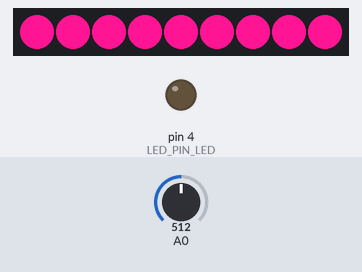
Recording of a sketch running on a simulated Arduino Uno, built with avr-gcc and run on an emulated ATmega328P. On the bench: 9 RGB LEDs in strip order, left to right, output pins drawn as LEDs (lit = HIGH). The test bench sets the inputs (shaded band); at power-on: A0 = 512. What the sketch prints to the serial monitor is not drawn.

Above: at 1.2 s.
1.3 s: A0 set to 0
At 1.7 s:
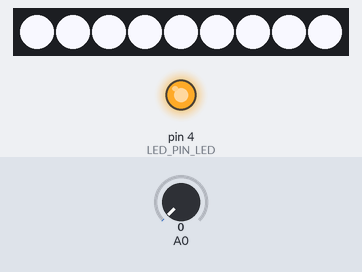
4.3 s: A0 set to 20
At 5.3 s:
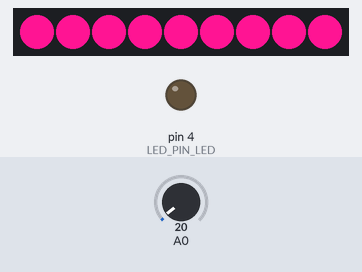
5.8 s: A0 set to 0
At 6.3 s:
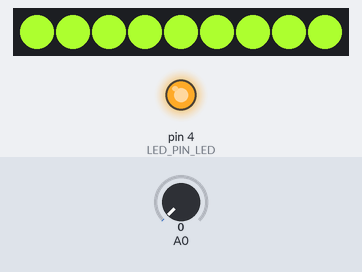
8.8 s: A0 set to 122
At 9.9 s:
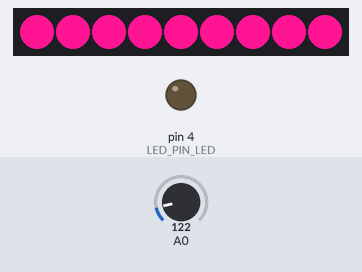
10.3 s: A0 set to 0
At 11.1 s:
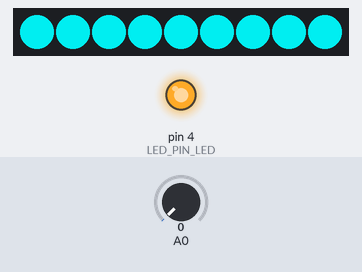
13.3 s: A0 set to 306
At 14.5 s:
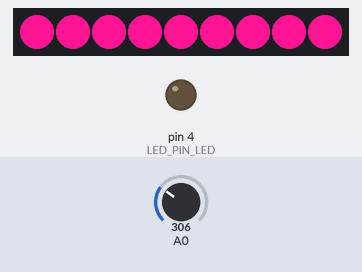
Timing chart, 0 to 15.8 s (numbered marks = the images above; inputs shaded):
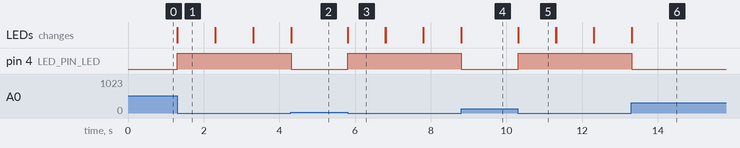

Measured:
- after the input at 1.3 s, pin 4 (LED_PIN_LED): LOW → HIGH at once; the LEDs: change at once (image 1)
- after the input at 4.3 s, pin 4 (LED_PIN_LED): HIGH → LOW at once; the LEDs: change at once (image 2)
- after the input at 5.8 s, pin 4 (LED_PIN_LED): LOW → HIGH at once; the LEDs: change at once (image 3)
- after the input at 8.8 s, pin 4 (LED_PIN_LED): HIGH → LOW at once; the LEDs: change at once (image 4)
- after the input at 10.3 s, pin 4 (LED_PIN_LED): LOW → HIGH at once; the LEDs: change at once (image 5)
- after the input at 13.3 s, pin 4 (LED_PIN_LED): HIGH → LOW at once
- what the display in image 1 shows lasts 1.0 s, from 1.3 s to 2.3 s

The sketch:

TenAgeLEDiPhoneCase.ino
```cpp
//CdS Cell 光りセンサ　片方の足に10kΩの抵抗をはんだづけして、Arduino５Vポートに接続、同じ足にA0ポートに接続する電線をはんだづけ　片方はGNDにつなげる　Arduino　A0,GND,5Vに接続
//WS2812B　LEDテープ　Arduino　5V-LED 5V ,Arduino D2-LED DIN, Arduino GND-LED GNDに接続する　LEDテープの方向注意
//アンテナ用粒LED Arduino D4-LED プラスの足,Arduino　GND-LED マイナスの足に接続する

#include <FastLED.h>

#define LED_PIN_WS2812B     2      // WS2812B LEDのデータピン
#define NUM_LEDS_WS2812B    9      // WS2812B LEDの数
#define LED_PIN_LED         4      // 粒LEDのデータピン

#define LED_TYPE_WS2812B   WS2812B
#define COLOR_ORDER_WS2812B GRB

CRGB leds[NUM_LEDS_WS2812B];

// 順番に点灯する色の配列
CRGB colors[] = {CRGB::GhostWhite, CRGB::DeepPink, CRGB::GreenYellow, CRGB::DeepSkyBlue, CRGB::DarkTurquoise, CRGB::Purple};
int colorIndex = 0; // 現在の色のインデックス

unsigned long previousMillis = 0;
const long interval = 1000; // 1秒間LEDが光る

void setup() {
  Serial.begin(9600); // シリアル通信を9600bpsで開始
  FastLED.addLeds<LED_TYPE_WS2812B, LED_PIN_WS2812B, COLOR_ORDER_WS2812B>(leds, NUM_LEDS_WS2812B); // WS2812B LEDストリップの初期化
  pinMode(LED_PIN_LED, OUTPUT); // 粒LEDのピンを出力に設定
}

void loop() {
  int sensorValue = analogRead(A0); // Cdsセルから値を読み取る
  Serial.println(sensorValue); // 値をシリアルモニタに出力
  // Cdsセルの値に応じて動作を制御する
  if (sensorValue <= 10) { // Cdsセルの値が10以下の場合
    unsigned long currentMillis = millis();
    // 1秒間WS2812B LEDと粒LEDを光らせる
    if (currentMillis - previousMillis <= interval) {
      // WS2812B LEDを点灯
      fill_solid(leds, NUM_LEDS_WS2812B, colors[colorIndex]); // 現在の色を設定
      FastLED.show(); // WS2812B LEDを表示

      // 粒LEDを点灯
      digitalWrite(LED_PIN_LED, HIGH);
    } else {
      // WS2812B LEDを消灯
      fill_solid(leds, NUM_LEDS_WS2812B, CRGB::Black); // LEDを消灯
      FastLED.show(); // WS2812B LEDを表示

      // 粒LEDを消灯
      digitalWrite(LED_PIN_LED, LOW);

      // 次の色に進む
      colorIndex = (colorIndex + 1) % (sizeof(colors) / sizeof(colors[0]));

      previousMillis = currentMillis; // カウントをリセット
    }
  } else { // Cdsセルの値が10より大きい場合
    // WS2812B LEDをピンク色で点灯
    fill_solid(leds, NUM_LEDS_WS2812B, CRGB::DeepPink); // WS2812B LEDをピンク色に設定
    FastLED.show(); // WS2812B LEDを表示

    // 粒LEDを消灯
    digitalWrite(LED_PIN_LED, LOW);

    previousMillis = millis(); // カウントをリセット
  }
}
```
